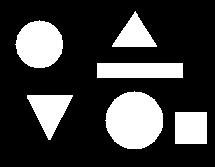
#> input picture OOP_Practice_Lesson_6/data/1.jpg, 215 x 167 px
$ python object_analysis.py   (older library calls are emulated)
#> lines starting #> are read from the running program, lines starting #| are printed output that depends on the picture; after the words box and inside, x2 and y2 are one past the last pixel; in counts of white or black regions, pixels touching at a corner belong together
"""
Шаблонный метод (Template method)
"""
import cv2

class ObjectAnalysis(object):
    def template_method(self, image):

        image = self.noise_filtering(image)
        data = self.segmentation(image)
        data = self.object_parameters(data)

        return data

    def noise_filtering(self, image):
        raise NotImplementedError()

    def segmentation(self, data):
        raise NotImplementedError()

    def object_parameters(self, data):
        (image, data) = data
        (numLabels, labels, stats, centroids) = data
        x = []
        y = []
        w = []
        h = []
        area = []
        for i in range(1, numLabels):
            # extract the connected component statistics for the current
            # label
            x.append(stats[i, cv2.CC_STAT_LEFT])
            y.append(stats[i, cv2.CC_STAT_TOP])
            w.append(stats[i, cv2.CC_STAT_WIDTH])
            h.append(stats[i, cv2.CC_STAT_HEIGHT])
            area.append(stats[i, cv2.CC_STAT_AREA])

        return (x, y, w, h, area)


class BinaryImage(ObjectAnalysis):
    def __init__(self):
        pass

    def noise_filtering(self, image):
        median = cv2.medianBlur(image, 5)
        return median

    def segmentation(self, image):
        output = cv2.connectedComponentsWithStats(
            image,
            4, # connectivity
            cv2.CV_32S)
        return (image, output)

class MonochromeImage(BinaryImage):
    def __init__(self):
        pass

    def noise_filtering(self, image):
        median = cv2.GaussianBlur(image, (5,5), 0)
        return median

    def segmentation(self, image):
        edges = cv2.Canny(image, 100, 255)
        output = cv2.connectedComponentsWithStats(
            edges,
            4, # connectivity
            cv2.CV_32S)
        return (edges, output)

class ColorImage(MonochromeImage):
    def __init__(self):
        pass

    def segmentation(self, image):
        return None

"""
Декоратор - структурный паттерн
"""

class FilteredAnalysis(ObjectAnalysis):
    def __init__(self, obj):
        self._proc = obj

    def template_method(self, image):
        (_x, _y, _w, _h, _area) = self._proc.template_method(image)
        x = []
        y = []
        w = []
        h = []
        area = []

        for i in range(len(_area)):
            if _area[i] > 10 and _area[i] < 2500:
                x.append(_x[i])
                y.append(_y[i])
                w.append(_w[i])
                h.append(_h[i])
                area.append(_area[i])

        return (x,y,w,h,area)


if __name__== '__main__':
    print("Binary Image Processing")
    bin_segm = BinaryImage()
    (x,y,w,h,area) = bin_segm.template_method(cv2.imread('../data/1.jpg', cv2.IMREAD_GRAYSCALE))
#> in noise_filtering, image is the input picture: shape (167, 215); min 0, max 255, mean 61.4
#> in object_parameters, `(numLabels, labels, stats, centroids) = data`:
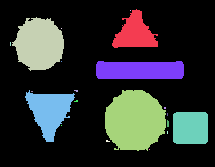
#> labels: shape (167, 215) int32; 21 distinct labels, from 0 to 20; one colour per label, 0 black
#> in object_parameters, `(numLabels, labels, stats, centroids) = data`: numLabels = 21; stats = 21 rows, first 6: [0, 0, 215, 167, 25806], [112, 9, 46, 39, 1036], [130, 10, 1, 1, 1], [12, 17, 52, 54, 2056], [61, 28, 1, 1, 1], [10, 42, 1, 4, 4]; centroids = 21 rows, first 8: [105.9, 81.2], [134.6, 32.87], [130, 10], [38.85, 43.58], [61, 28], [10, 43.5], [61, 61], [139.5, 69.91]
#> after the loop in object_parameters, `for i in range(1, numLabels):`: area = [1036, 1, 2056, 1, 4, 1, 1496, 1414, 2, 6, 2939, 6, 4, 3, 1106, 13, 1, 3, 6, 1]; h = [39, 1, 54, 1, 4, 1, 18, 52, 1, 2, 61, 2, 2, 3, 32, 7, 1, 3, 2, 1]; w = [46, 1, 52, 1, 1, 1, 88, 50, 2, 4, 61, 4, 2, 1, 35, 2, 1, 1, 4, 1]; x = [112, 130, 12, 61, 10, 61, 96, 25, 31, 74, 105, 74, 164, 167, 173, 167, 61, 167, 106, 149]; y = [9, 10, 17, 28, 42, 61, 61, 90, 91, 90, 90, 100, 107, 113, 112, 120, 125, 131, 140, 149]
#> in template_method, `data = self.object_parameters(data)`: data = 5 items
    for i in range(len(area)):
            print([x[i], y[i], w[i],h[i],area[i]])
#> this loop made 20 passes
#| [112, 9, 46, 39, 1036]
#| [130, 10, 1, 1, 1]
#| [12, 17, 52, 54, 2056]
#| [61, 28, 1, 1, 1]
#| [10, 42, 1, 4, 4]
#| [61, 61, 1, 1, 1]
#| [96, 61, 88, 18, 1496]
#| [25, 90, 50, 52, 1414]
#> (further printed lines are left out)

    print("Decorated Binary Image Processing")
    filt_bin = FilteredAnalysis(BinaryImage())
    (x, y, w, h, area) = filt_bin.template_method(cv2.imread('../data/1.jpg', cv2.IMREAD_GRAYSCALE))
#> the loop in template_method, `for i in range(len(_area)):` made 20 passes
#> after the loop in template_method, `for i in range(len(_area)):`: area = [1036, 2056, 1496, 1414, 1106, 13]; h = [39, 54, 18, 52, 32, 7]; w = [46, 52, 88, 50, 35, 2]; x = [112, 12, 96, 25, 173, 167]; y = [9, 17, 61, 90, 112, 120]
#> x = [112, 12, 96, 25, 173, 167]; y = [9, 17, 61, 90, 112, 120]; w = [46, 52, 88, 50, 35, 2]; h = [39, 54, 18, 52, 32, 7]; area = [1036, 2056, 1496, 1414, 1106, 13]
    for i in range(len(area)):
            print([x[i], y[i], w[i],h[i],area[i]])
#> this loop made 6 passes
#| [112, 9, 46, 39, 1036]
#| [12, 17, 52, 54, 2056]
#| [96, 61, 88, 18, 1496]
#| [25, 90, 50, 52, 1414]
#| [173, 112, 35, 32, 1106]
#| [167, 120, 2, 7, 13]

    result = cv2.imread('../data/1.jpg')

    for i in range(len(area)):
        print([x[i], y[i], w[i], h[i], area[i]])
        cv2.rectangle(result, (x[i], y[i]), (x[i] + w[i], y[i] + h[i]), (0, 0, 255), 2)
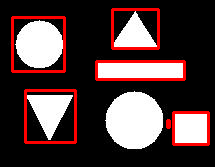
#> result: shape (167, 215, 3); 7.86% of pixels changed, all inside (x1, y1, x2, y2) = (11, 8, 210, 146)

    cv2.imwrite('../data/result_binary.jpg', result)

    print("Monochrome Image Processing")
    bin_segm = MonochromeImage()
    (x, y, w, h, area) = bin_segm.template_method(cv2.imread('../data/2.jpg', cv2.IMREAD_GRAYSCALE))
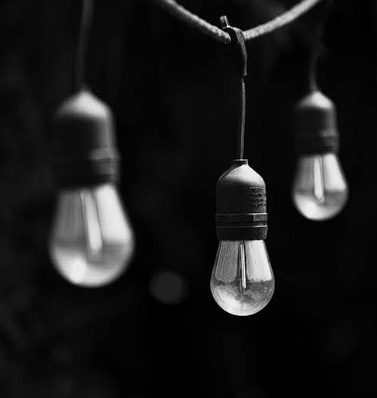
#> input picture OOP_Practice_Lesson_6/data/2.jpg, 377 x 398 px
#> in segmentation, `edges = cv2.Canny(image, 100, 255)`:
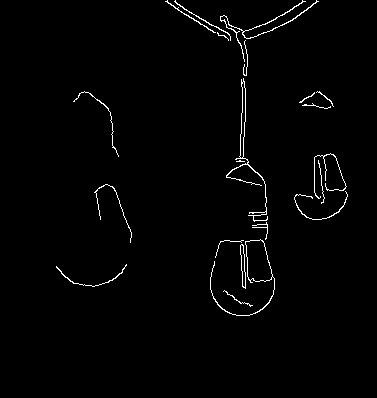
#> edges: shape (398, 377); 1.4% white in thin lines or dots, all inside (x1, y1, x2, y2) = (56, 0, 348, 316)
#> in object_parameters (call 3), `(numLabels, labels, stats, centroids) = data`:
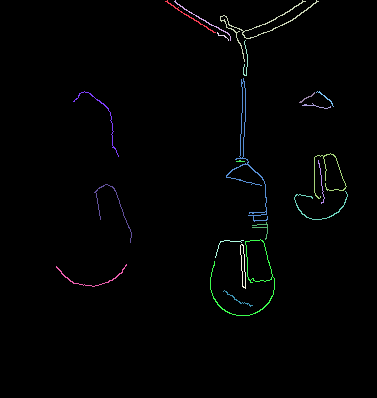
#> labels: shape (398, 377) int32; 22 distinct labels, from 0 to 21; one colour per label, 0 black
#> in object_parameters (call 3), `(numLabels, labels, stats, centroids) = data`: numLabels = 22; stats = 22 rows, first 6: [0, 0, 377, 398, 147871], [165, 0, 51, 33, 81], [174, 0, 57, 41, 92], [220, 0, 99, 62, 303], [217, 32, 12, 9, 18], [243, 40, 5, 36, 50]; centroids = 22 rows, first 8: [187.3, 199.1], [189.5, 16.37], [202.8, 19.18], [263.9, 23.6], [222.2, 35.56], [245.3, 61.06], [247.6, 158.1], [101.4, 115.4]
#> after the loop in object_parameters (call 3), `for i in range(1, numLabels):`: area = [81, 92, 303, 18, 50, 383, 105, 31, 27, 35, 157, 11, 47, 112, 118, 49, 275, 41, 92, 105, 43]; h = [33, 41, 62, 9, 36, 144, 66, 16, 11, 6, 46, 2, 44, 59, 29, 18, 77, 18, 45, 23, 17]; w = [51, 57, 99, 12, 5, 42, 46, 18, 16, 29, 33, 9, 7, 38, 54, 16, 65, 29, 6, 71, 30]; x = [165, 174, 220, 217, 243, 226, 73, 316, 299, 302, 314, 236, 318, 94, 294, 252, 210, 215, 240, 56, 223]; y = [0, 0, 0, 32, 40, 78, 91, 91, 92, 103, 153, 160, 160, 184, 191, 222, 239, 240, 244, 264, 290]
    for i in range(len(area)):
        print([x[i], y[i], w[i], h[i], area[i]])
#> this loop made 21 passes
#| [165, 0, 51, 33, 81]
#| [174, 0, 57, 41, 92]
#| [220, 0, 99, 62, 303]
#| [217, 32, 12, 9, 18]
#| [243, 40, 5, 36, 50]
#| [226, 78, 42, 144, 383]
#| [73, 91, 46, 66, 105]
#| [316, 91, 18, 16, 31]
#> (further printed lines are left out)

    print("Decorated Monochrome Image Processing")
    filt_bin = FilteredAnalysis(MonochromeImage())
    (x, y, w, h, area) = filt_bin.template_method(cv2.imread('../data/2.jpg', cv2.IMREAD_GRAYSCALE))
#> the loop in template_method (call 2), `for i in range(len(_area)):` made 21 passes

    result = cv2.imread('../data/2.jpg')
#> result is the input picture: shape (398, 377, 3); mean B, G, R 26.2, 26.2, 26.2

    for i in range(len(area)):
        print([x[i], y[i], w[i], h[i], area[i]])
        cv2.rectangle(result, (x[i], y[i]), (x[i]+w[i], y[i]+h[i]), (0, 0, 255), 2)
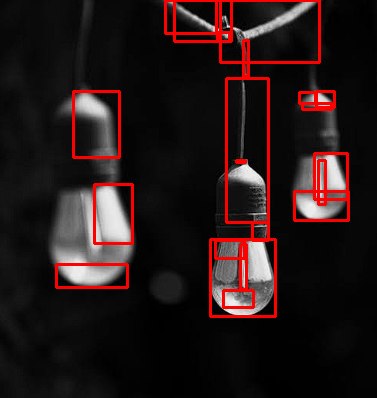
#> result: shape (398, 377, 3); 5.54% of pixels changed, all inside (x1, y1, x2, y2) = (55, 0, 350, 318)

    cv2.imwrite('../data/result_monochrome.jpg', result)
